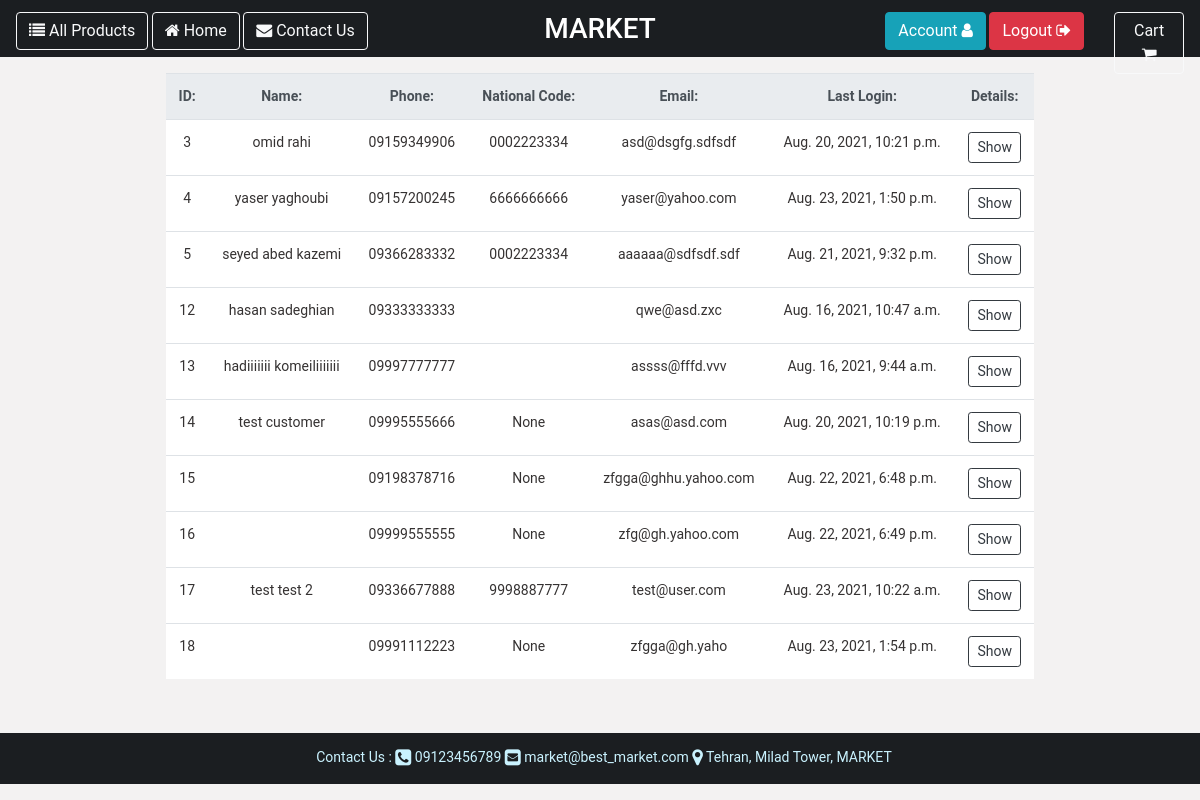
Before: /customer/ (signed in) with the older database file.
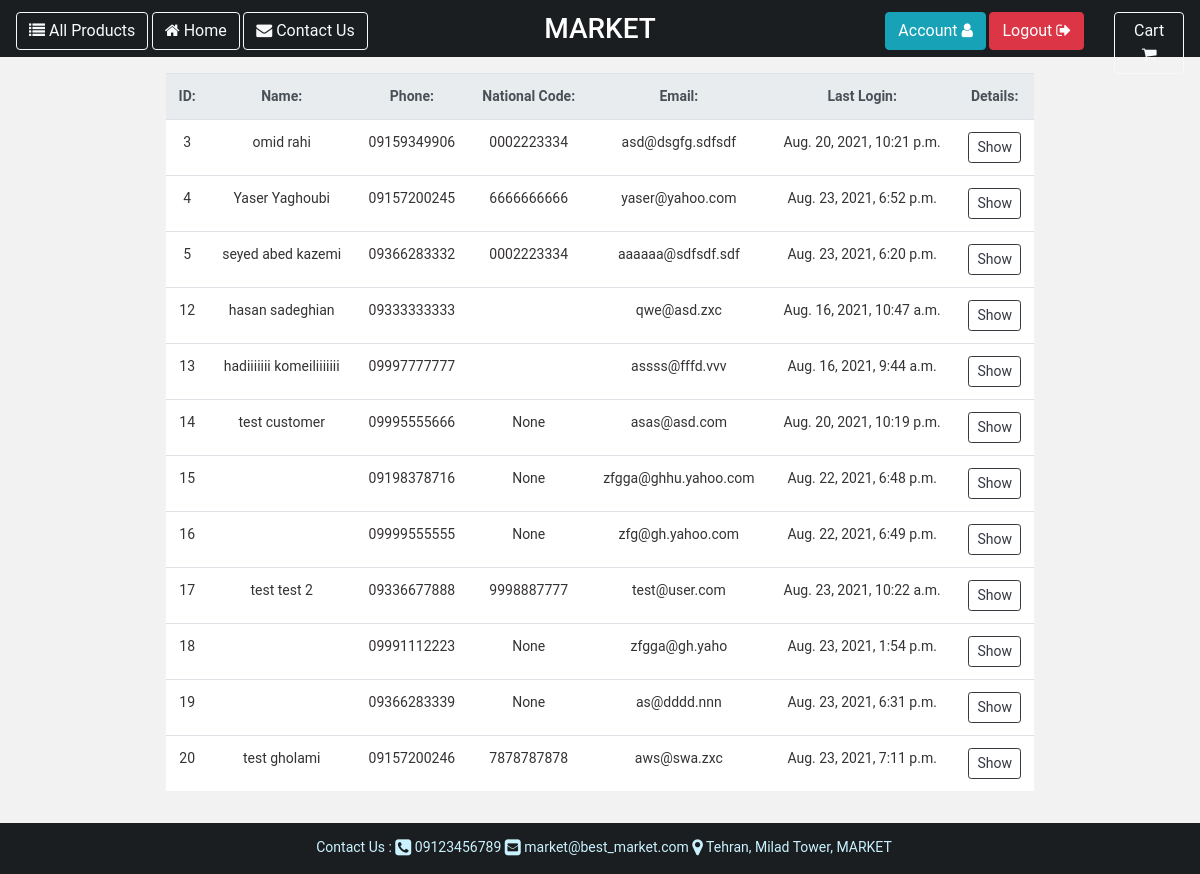
After: the same page with the newer database file.
### core/models.py (models this page shows, shortened)
class User(AbstractUser):
    USERNAME_FIELD = 'phone'
    phone = models.CharField(verbose_name=_('phone'), help_text=_('enter phone number'), max_length=11, unique=True,
                             null=False, blank=False)
    deleted = models.BooleanField(default=False)
    create_timestamp = models.DateTimeField(auto_now_add=True)
    modify_timestamp = models.DateTimeField(auto_now=True)
    delete_timestamp = models.DateTimeField(default=None, null=True, blank=True, editable=False)
    objects = MyUserManager()

### customer/models.py (models this page shows, shortened)
class Customer(User):
    national_code = models.CharField(verbose_name=_('national code'), help_text=_('enter national code'),
                                     max_length=10, blank=True, null=True)
    gender = models.CharField(verbose_name=_('gender'), help_text=_('specify your gender'), max_length=10,
                              choices=[('M', 'Male'), ('F', 'Female')], blank=True, null=True)
    birthday = models.DateField(verbose_name=_('birthday'), help_text=_('specify birthday date'), null=True, blank=True)
    image = models.FileField(verbose_name=_('customer image'), help_text=_('upload your image'), null=True,
                             blank=True, upload_to='customer/images/')
    class Meta:
        verbose_name = 'customer'
    def customer_name(self):
        return self.__str__()
    def __str__(self):
        return f'{self.first_name} {self.last_name}'

### customer/views.py (the view)
# urls.py: path('', CustomerIndexView.as_view(), name='all_customers_for_admin'),
class CustomerIndexView(LoginRequiredMixin, generic.TemplateView):
    template_name = 'customer/customer_index.html'
    extra_context = {
        'customers': Customer.objects.all(),
    }
    def get(self, request, *args, **kwargs):
        if request.user.is_superuser:
            return super().get(request, *args, **kwargs)
        else:
            return redirect('landing:access_denied')

### core/models.py (called while the page is built)
    def get_queryset(self):
        return super().get_queryset().filter(deleted=False)

### templates/customer/customer_index.html (shortened to what this page needs)
{% extends "base.html" %}
{% load i18n %}
{% load static %}
{% block content %}
    <div class="container-fluid form-group w-75 p-3">
        <table class="table table-responsive-md m-auto">
            <tr style="background-color: #c2cbd1; text-align: center" class="thead-light">
                <th>
                    {% translate 'ID:' %}
                </th>
                <th>
                    {% translate 'Name:' %}
                </th>
                <th>
                    {% translate 'Phone:' %}
                </th>
                <th>
                    {% translate 'National Code:' %}
                </th>
                <th>
                    {% translate 'Email:' %}
                </th>
                <th>
                    {% translate 'Last Login:' %}
                </th>
                <th>
                    {% translate 'Details:' %}
                </th>
            </tr>
            <div class="row">
                {% for customer in customers %}
                    {% include 'customer/customer_card.html' with customer_card=customer %}
                {% endfor %}
            </div>
        </table>
    </div>
    </div>
{% endblock %}

### templates/customer/customer_card.html
{% load i18n %}
<tr style="background-color: white; text-align: center">
    <td style="color: #353232; ">{{ customer_card.id }}</td>
    <td style="color: #353232; ">{{ customer_card.customer_name }}</td>
    <td style="color: #353232; ">{{ customer_card.phone }}</td>
    <td style="color: #353232; ">{{ customer_card.national_code }}</td>
    <td style="color: #353232; ">{{ customer_card.email }}</td>
    <td style="color: #353232; ">{{ customer_card.last_login }}</td>
    <td style="color: #353232; ">
        <a href="/customer/{{ customer_card.id }}">
            <button class="btn btn-outline-dark btn-sm">
                {% translate 'Show' %}
            </button>
        </a>
    </td>
</tr>

Changed rows visible on the page:
changed through a linked row, Customer: customer_name "yaser yaghoubi" → "Yaser Yaghoubi"
changed User "yaser@yahoo.com": last_login "Aug. 23, 2021, 1:50 p.m." → "Aug. 23, 2021, 6:52 p.m."
changed User "aaaaaa@sdfsdf.sdf": last_login "Aug. 21, 2021, 9:32 p.m." → "Aug. 23, 2021, 6:20 p.m."
added Customer: national_code "None"
added User: id "19", phone "09366283339", email "as@dddd.nnn", last_login "Aug. 23, 2021, 6:31 p.m."
added Customer: customer_name "test gholami", national_code "7878787878"
added User: id "20", phone "09157200246", email "aws@swa.zxc", last_login "Aug. 23, 2021, 7:11 p.m."
